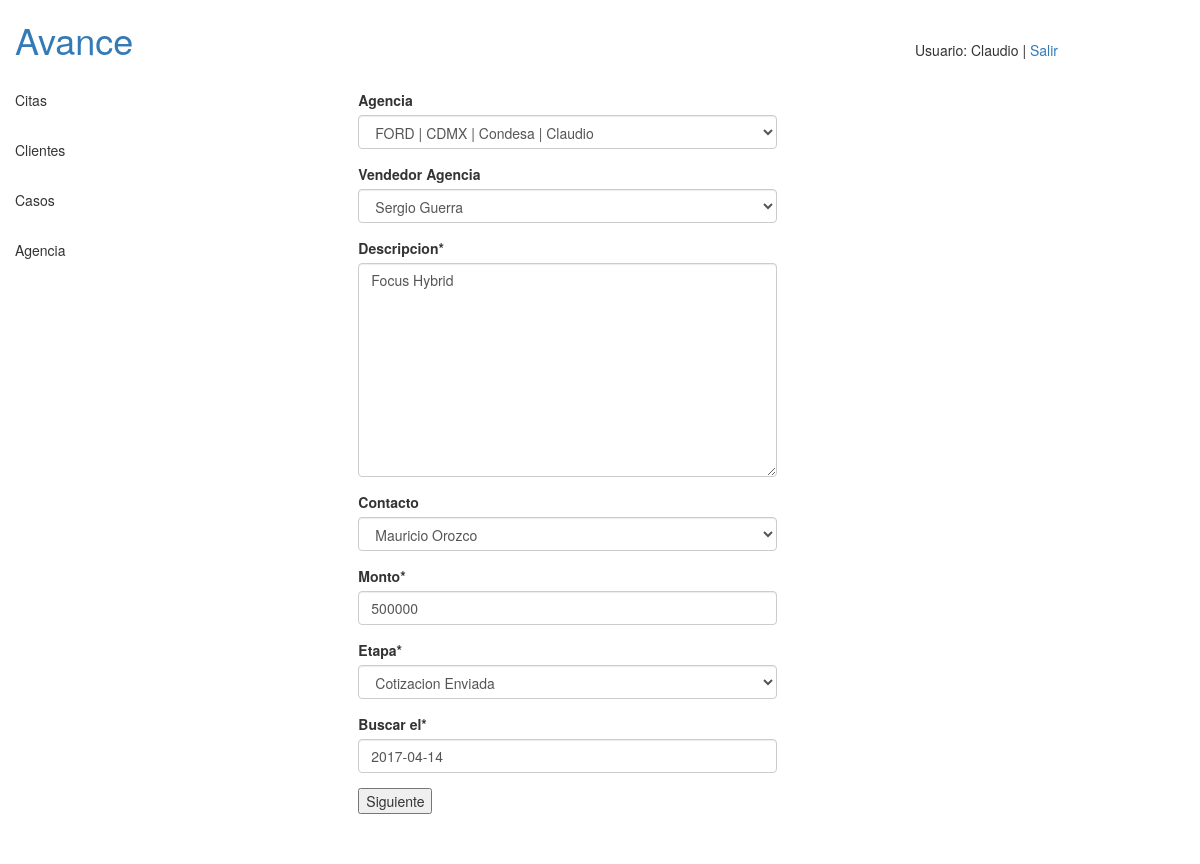
Page /comercial/actualizar_caso/2/ (signed in) on the earlier database version.
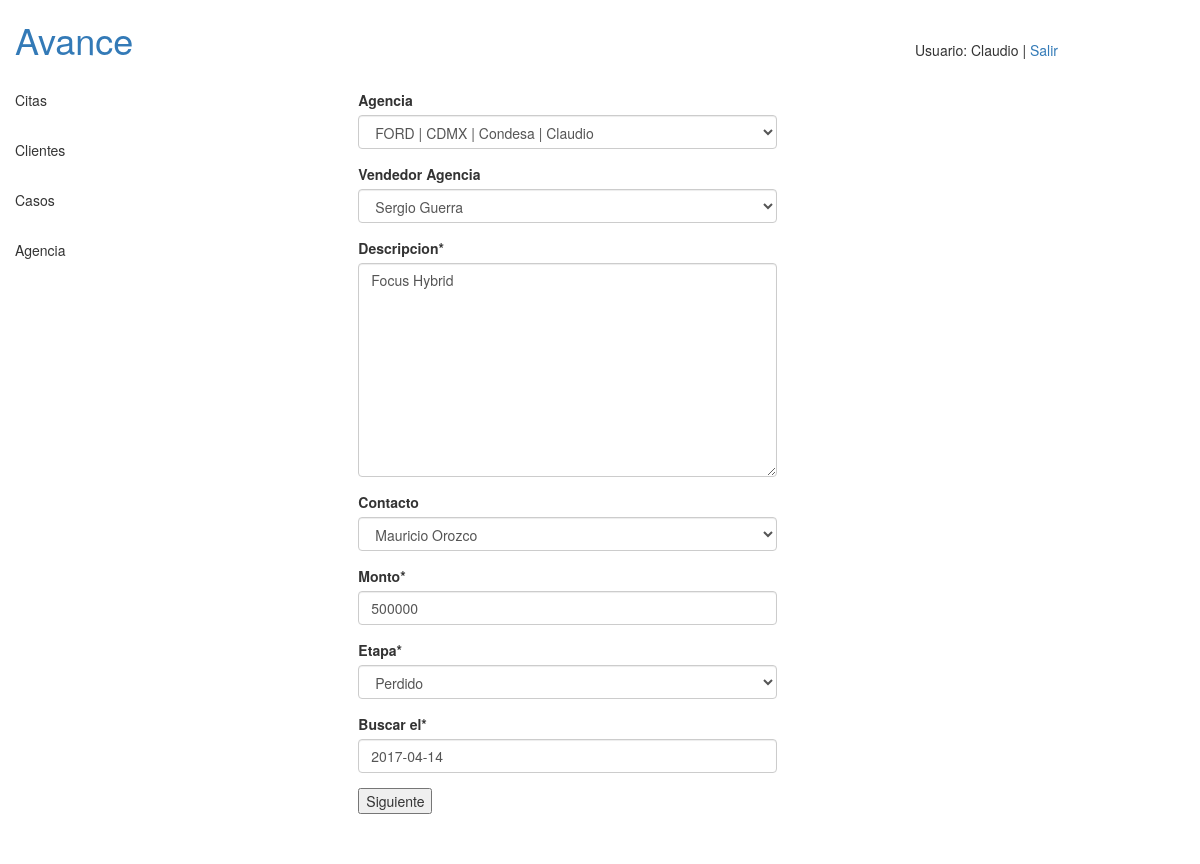
Same page on the later database version.
### comercial/models.py (models this page shows, shortened)
class Caso(models.Model):
    INTERES = 'int'
    COTIZACION = 'cot'
    ESPERANDO_PAPELES = 'epa'
    ESPERANDO_APROBACION = 'eap'
    APROBADO = 'apr'
    FONDEADO = 'fon'
    CERRADO = 'crd'
    PERDIDO = 'prd'
    RECHAZADO = 'rzo'
    stage_choices = (
        (INTERES, 'Interes'),
        (COTIZACION, 'Cotizacion Enviada'),
        (ESPERANDO_PAPELES, 'Esperando Papeles'),
        (ESPERANDO_APROBACION, 'Esperando Aprobacion'),
        (APROBADO, 'Aprobado'),
        (FONDEADO, 'Fondeado'),
        (CERRADO, 'Cerrado'),
        (PERDIDO, 'Perdido'),
        (RECHAZADO, 'Rechazado'),
    )
    Agencia = models.ForeignKey(Agencia_Automotriz, blank=True, null=True)
    Vendedor_Agencia = models.ForeignKey(Contacto_Agencia, blank=True, null=True)
    Atiende = models.ForeignKey(User, blank=True)
    Cliente = models.ForeignKey(Cliente, blank=True)
    Descripcion = models.TextField(max_length=500)
    Contacto = models.ForeignKey(Contacto_C, blank=True)
    Monto = models.PositiveIntegerField()
    Etapa = models.CharField(max_length=3, choices=stage_choices, default=INTERES)
    Buscar_el = models.DateField()
    Requiere_revision_admon = models.BooleanField(default=False, blank=True)
    Requiere_revision_vtas = models.BooleanField(default=False, blank=True)
    Activo = models.BooleanField(default=True, blank=True)
    tracker = FieldTracker()

### comercial/views.py (the view, shortened to what this page needs)
# urls.py: url(r'^actualizar_caso/(?P<pk>[0-9]+)/$', views.actualizar_caso, name="actualizar_caso"),
@login_required
@user_passes_test(comercial_check)
def actualizar_caso(request, pk):
    user = request.user
    if user.groups.filter(name='comercial_vendedor').exists():
        caso = Caso.objects.get(pk=pk, Atiende=user)
    elif user.groups.filter(name='comercial_mger').exists():
        caso = get_object_or_404(Caso, pk=pk)
    cliente = caso.Cliente
    casoform = Caso_CVForm(user=user, cliente=cliente, instance=caso)
    return render(request, 'comercial/form.html', {'form': casoform,})

### comercial/forms.py (called while the page is built)
def has_group(user, group_name):
    groups = user.groups.all().values_list('name', flat=True)
    return True if group_name in groups else False

### comercial/models.py (called while the page is built)
    def __unicode__(self):
        return self.Nombre_del_Contacto

    def __unicode__(self):
        return self.get_Marca_display() + ' | ' + self.Ciudad + ' | ' + self.Colonia + ' | ' + self.Atiende.first_name

    def __unicode__(self):
        return self.Nombre_del_Contacto

### comercial/templatetags/comercial_tags.py (called while the page is built)
@register.filter('has_group')
def has_group(user, group_name):
    groups = user.groups.all().values_list('name', flat=True)
    return True if group_name in groups else False

### comercial/views.py (called while the page is built)
def comercial_check(user):
    if user:
        return user.groups.filter(name='Comercial').count() == 1
    return False

### template/template/comercial/form.html (shortened to what this page needs)
{% extends "comercial/base_comercial.html" %}
{% load crispy_forms_tags %}
{% block AreaTrabajo %}
<div class="col-sm-7 col-sm-offset-2">
  <form method='POST' action=''>
    {{ form|crispy }}
    <input type='submit' value='Siguiente'>
  </form>
</div>
{% endblock %}

Differences in the rows shown:
changed Caso "FORD | CDMX | Condesa | Claudio": Etapa "Cotizacion Enviada" → "Perdido"
